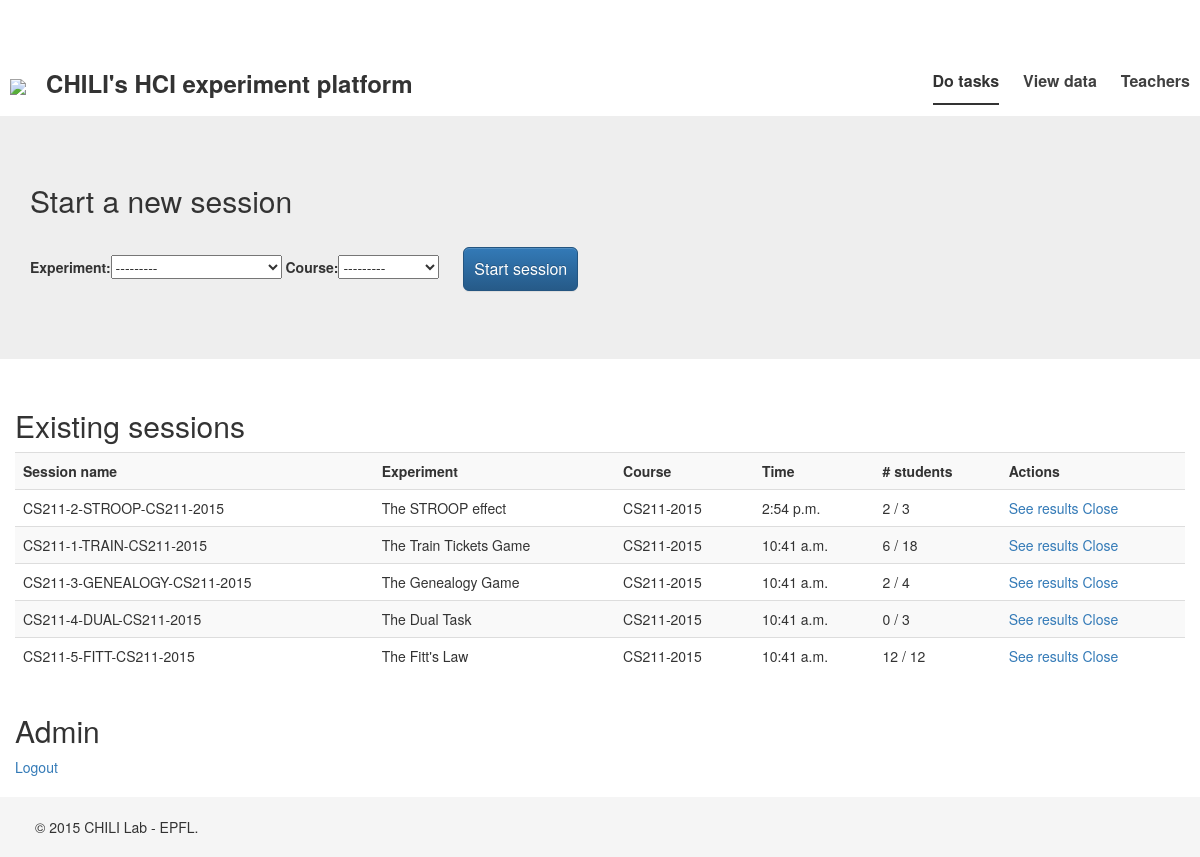
Screenshot of /teacher/ (signed in) with the database file from the repository.
### experiment/models.py (models this page shows)
class Session(models.Model):
    experiment = models.ForeignKey(Experiment)
    course = models.ForeignKey(Course)
    time = models.TimeField(auto_now_add=True)
    closed = models.BooleanField()
    def __str__(self):
        return self.experiment.slug.__str__() + "-" + self.course.__str__()
    def num_students(self):
        return self.user_set.all().count()
    def num_students_completed(self):
        return self.user_set.filter(completed=1).count()

class Experiment(models.Model):
    slug = models.CharField(max_length=50)
    name = models.CharField(max_length=50)
    def __str__(self):
        return self.name.__str__()

class Course(models.Model):
    slug = models.CharField(max_length=50)
    name = models.CharField(max_length=50)
    def __str__(self):
        return self.name.__str__()

### experiment/views.py (the view, shortened to what this page needs)
# urls.py: url(r'^teacher/$', login_required(SessionView.as_view()), name='teacher'),
class SessionView(FormView):
    template_name = "teacher_index.html"
    form_class = SessionForm
    success_url = '/'
    def get_context_data(self, **kwargs):
        context = super(SessionView, self).get_context_data(**kwargs)
        context['sessions'] = Session.objects.all()
        return context

### experiment/forms.py
class SessionForm(ModelForm):
    class Meta:
        model = Session
        fields = ['experiment', 'course']

### templates/teacher_index.html (shortened to what this page needs)
{% extends "base.html" %}
{% block content %}
    <div class="jumbotron">
      <div class="container">
        <h2>Start a new session</h2>
		<form class="form-signin" action="/teacher/" method="post">
		    {{ form }}
		    <input type="submit"  class="btn btn-lg btn-primary" value="Start session" />
		</form>
      </div>
    </div>
    <div class="container">
    	<div class="row">
			<h2>Existing sessions</h2>
			<div class="table-responsive">
				<table class="table table-striped">
				<tr>
				<th>Session name</th><th>Experiment</th><th>Course</th><th>Time</th><th># students</th><th>Actions</th>
				{% for session in sessions %}
					<tr>
					<td>{{ session }}</td>
					<td>{{ session.experiment }}</td>
					<td>{{ session.course }}</td>
					<td>{{ session.time }}</td>
					<td>{{ session.num_students_completed }} / {{ session.num_students }}</td>
					<td><a href="{% url "results" session.id %}">See results</a>
					{% if session.closed %}
						<a href="{% url "session_management" "open" session.id %}">Open</a>
					{% else %}
						<a href="{% url "session_management" "close" session.id %}">Close</a>
					{% endif %}
					</td>
					</tr>
				{% endfor %}
				</tr>
				</table>
			</div>
		</div>
		<div class="row">
			<h2>Admin</h2>
			<a href="{% url "logout"%}">Logout</a>
		</div>
	</div>
{% endblock %}

### cs211labs/static/css/custom.css (style rules this page uses)
.form-signin input { margin: 20px; position: relative; height: auto; -webkit-box-sizing: border-box; -moz-box-sizing: border-box; box-sizing: border-box; padding: 10px; font-size: 16px; }
html { position: relative; min-height: 100%; }
body { margin-bottom: 60px; }

### rows the page displays
Session: experiment+course "CS211-2-STROOP-CS211-2015", experiment "The STROOP effect", course "CS211-2015", time "2:54 p.m.", num_students_completed "2", num_students "3", closed "Close"
Session: experiment+course "CS211-1-TRAIN-CS211-2015", experiment "The Train Tickets Game", course "CS211-2015", time "10:41 a.m.", num_students_completed "6", num_students "18", closed "Close"
Session: experiment+course "CS211-3-GENEALOGY-CS211-2015", experiment "The Genealogy Game", course "CS211-2015", time "10:41 a.m.", num_students_completed "2", num_students "4", closed "Close"
Session: experiment+course "CS211-4-DUAL-CS211-2015", experiment "The Dual Task", course "CS211-2015", time "10:41 a.m.", num_students_completed "0", num_students "3", closed "Close"
Session: experiment+course "CS211-5-FITT-CS211-2015", experiment "The Fitt's Law", course "CS211-2015", time "10:41 a.m.", num_students_completed "12", num_students "12", closed "Close"
